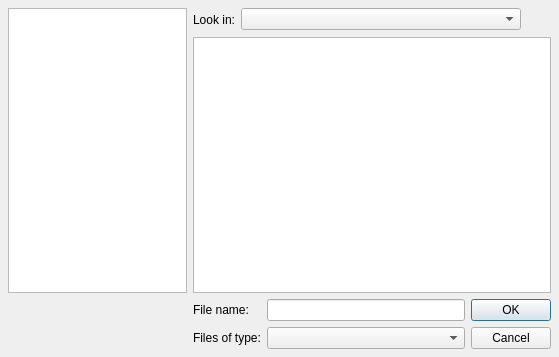
<ui version="4.0" >
 <author></author>
 <comment></comment>
 <exportmacro></exportmacro>
 <class>pqFileDialog</class>
 <widget class="QDialog" name="pqFileDialog" >
  <property name="geometry" >
   <rect>
    <x>0</x>
    <y>0</y>
    <width>559</width>
    <height>357</height>
   </rect>
  </property>
  <property name="windowTitle" >
   <string>Dialog</string>
  </property>
  <layout class="QGridLayout" >
   <property name="margin" >
    <number>8</number>
   </property>
   <property name="spacing" >
    <number>6</number>
   </property>
   <item row="0" column="1" >
    <layout class="QHBoxLayout" >
     <property name="margin" >
      <number>0</number>
     </property>
     <property name="spacing" >
      <number>6</number>
     </property>
     <item>
      <widget class="QLabel" name="label_3" >
       <property name="sizePolicy" >
        <sizepolicy>
         <hsizetype>1</hsizetype>
         <vsizetype>5</vsizetype>
         <horstretch>0</horstretch>
         <verstretch>0</verstretch>
        </sizepolicy>
       </property>
       <property name="text" >
        <string>Look in:</string>
       </property>
      </widget>
     </item>
     <item>
      <widget class="QComboBox" name="parents" >
       <property name="sizePolicy" >
        <sizepolicy>
         <hsizetype>7</hsizetype>
         <vsizetype>0</vsizetype>
         <horstretch>0</horstretch>
         <verstretch>0</verstretch>
        </sizepolicy>
       </property>
      </widget>
     </item>
     <item>
      <widget class="QToolButton" name="navigateUp" >
       <property name="text" >
        <string/>
       </property>
       <property name="autoRaise" >
        <bool>true</bool>
       </property>
      </widget>
     </item>
    </layout>
   </item>
   <item row="1" column="1" >
    <widget class="QTreeView" name="files" >
     <property name="sizePolicy" >
      <sizepolicy>
       <hsizetype>7</hsizetype>
       <vsizetype>7</vsizetype>
       <horstretch>2</horstretch>
       <verstretch>0</verstretch>
      </sizepolicy>
     </property>
    </widget>
   </item>
   <item rowspan="2" row="0" column="0" >
    <widget class="QListView" name="favorites" >
     <property name="sizePolicy" >
      <sizepolicy>
       <hsizetype>7</hsizetype>
       <vsizetype>7</vsizetype>
       <horstretch>1</horstretch>
       <verstretch>0</verstretch>
      </sizepolicy>
     </property>
    </widget>
   </item>
   <item row="2" column="1" >
    <layout class="QGridLayout" >
     <property name="margin" >
      <number>0</number>
     </property>
     <property name="spacing" >
      <number>6</number>
     </property>
     <item row="0" column="0" >
      <widget class="QLabel" name="label_2" >
       <property name="text" >
        <string>File name:</string>
       </property>
      </widget>
     </item>
     <item row="1" column="1" >
      <widget class="QComboBox" name="fileType" />
     </item>
     <item row="0" column="2" >
      <widget class="QPushButton" name="buttonOk" >
       <property name="text" >
        <string>OK</string>
       </property>
      </widget>
     </item>
     <item row="1" column="0" >
      <widget class="QLabel" name="label" >
       <property name="text" >
        <string>Files of type:</string>
       </property>
      </widget>
     </item>
     <item row="0" column="1" >
      <widget class="QLineEdit" name="fileName" />
     </item>
     <item row="1" column="2" >
      <widget class="QPushButton" name="buttonCancel" >
       <property name="text" >
        <string>Cancel</string>
       </property>
      </widget>
     </item>
    </layout>
   </item>
  </layout>
 </widget>
 <pixmapfunction></pixmapfunction>
 <resources/>
 <connections>
  <connection>
   <sender>buttonOk</sender>
   <signal>clicked()</signal>
   <receiver>pqFileDialog</receiver>
   <slot>accept()</slot>
   <hints>
    <hint type="sourcelabel" >
     <x>487</x>
     <y>371</y>
    </hint>
    <hint type="destinationlabel" >
     <x>60</x>
     <y>368</y>
    </hint>
   </hints>
  </connection>
  <connection>
   <sender>buttonCancel</sender>
   <signal>clicked()</signal>
   <receiver>pqFileDialog</receiver>
   <slot>reject()</slot>
   <hints>
    <hint type="sourcelabel" >
     <x>487</x>
     <y>404</y>
    </hint>
    <hint type="destinationlabel" >
     <x>84</x>
     <y>388</y>
    </hint>
   </hints>
  </connection>
 </connections>
</ui>
